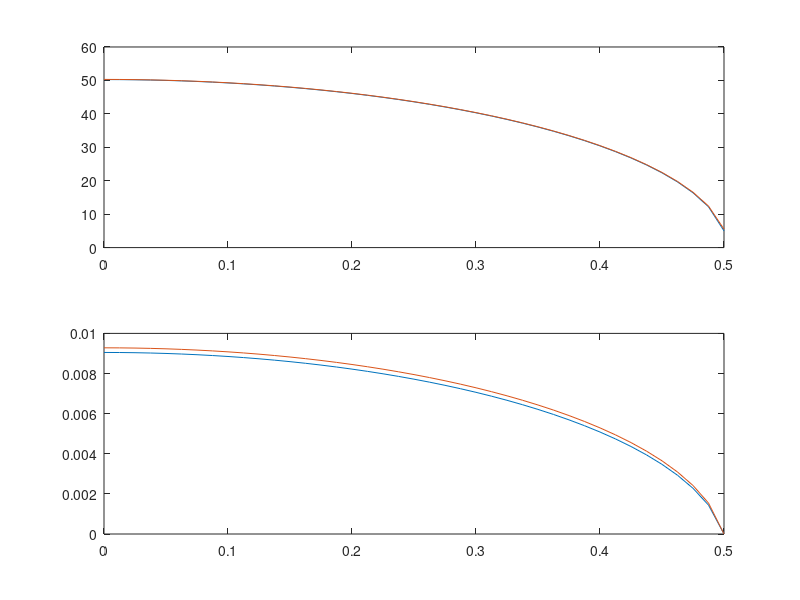

This figure's MATLAB source:
function hc_ss_x_CG_nonlinear
% Solves the heat conduction equation in 1-D x-geometry using CFEM
% without T gap.
% problem definition
% -d/dx (k(T) dT/dx) = q  with k(T)=a/(b+T)+c
% dTdx|_0=0 and -k.dTdx|_L=h(T(L)-T_inf)

% clear the console screen
clc; close all;

% load the data and numerical parameters
pert.a    = 1e-1 *0.;
pert.b    = 1e-1 *0.;
pert.c    = 0;
pert.q    = 1e-1 *0;
pert.bc_L = 1e-1 *0;
pert.bc_R = 1e-1 *1;
[dat,npar] = load_simulation_data(pert);

% solve unperturbed forward problem
npar.adjoint=false;
npar.pert_status = 'unperturbed';
npar.do_analytical=false;
[Tu,Au,qu]=solve_system(npar,dat,1);

% solve perturbed forward problem
npar.adjoint=false;
npar.pert_status = 'perturbed';
[Tp,Ap,qp]=solve_system(npar,dat,Tu);
%
subplot(2,1,1);
plot(npar.xf,Tu,npar.xf,Tp);

% solve unperturbed adjoint problem
npar.adjoint=true; 
npar.pert_status = 'unperturbed';
[phiu,Aau,ru]=solve_system(npar,dat,Tu,Tu);

% solve perturbed adjoint problem
npar.adjoint=true; 
npar.pert_status = 'perturbed';
[phip,Aap,rp]=solve_system(npar,dat,Tu,Tu);
subplot(2,1,2);
plot(npar.xf,phiu,npar.xf,phip);

% QoI summary
J_for_unpert = Tu'*ru;
J_for_pert   = Tp'*ru;
J_adj_unpert = phiu'*qu;
fprintf('-------------QoI------------\n')
fprintf('J forward unperturbed\t%14.8g \n',J_for_unpert);
fprintf('J adjoint unperturbed\t%14.8g \n',J_adj_unpert);

return

% sensitivity
dT = Tp-Tu;
dq = qp-qu; % this is how the bc mods to the rhs get eliminated. need to check. especially for dirichlet !!!
% dA = Ap-Au; caveat: application of bc disappear whend oing this !!!!
dJ_for = dT'*ru;
fprintf('J forward perturbed \t%14.8g \n',J_for_pert);
fprintf('dJ forward \t%14.8g \t%14.8g\n',(J_for_pert-J_for_unpert)/pert.bc_R,dJ_for/pert.bc_R);
% assembly system to compute sitffness matrix with conductivity=dkdp
npar.adjoint=false; 
npar.pert_status = 'delta_p';
[dAdp,~]=assemble_system(npar,dat,Tu);
dJ_adj = phip'*(dq - dAdp*Tu);
fprintf('dJ adjoint \t%14.8g \n',dJ_adj/pert.bc_R);
% dJ_adj = phiu'*(dq - dAdp*Tu);
% fprintf('dJ adjoint \t%14.8g \n',dJ_adj);

phip'*dAdp*Tu



% plot solution
figure(1)
subplot(1,2,1);
plot(npar.xf,Tu,'.-',npar.xf,Tp,'+-')
legend(['Tmp';'Adj']);
subplot(1,2,2);
plot(npar.xf,phiu,'.-',npar.xf,phip,'+-')
legend(['Tmp';'Adj']);

return
end

%%%%%%%%%%%%%%%%%%%%%%%%%%%%%%%%%%%%%

function [T,A,q]=solve_system(npar,dat,T_init,T_for)

%check
if nargin==4 && npar.adjoint==false
    error('Only adjoint calculations require 4 input arguments in solve_system');
end
% initial guess
if nargin==2
    T=100*ones(npar.ndofs,1);
else
    if length(T_init)==1
        T=T_init*ones(npar.ndofs,1);
    else
        T=T_init;
    end
end

% nonlinear solve
for iter=1:npar.max_nl_iter
    % assemble system
    if npar.adjoint
        T_for_assembly=T_for;
    else
        T_for_assembly=T;
    end
    [A,q]=assemble_system(npar,dat,T_for_assembly);
    % save old values
    T_old=T;
    % solve linear system
    T=A\q;
    % relax new solution value, w=1: pick 100% of the new solution
    if npar.adjoint==false
        w=0.2;
        T=(1-w)*T_old+w*T;
    end        
    % compute error
    err=norm(T_old-T);
    % check convergence
    fprintf('Picard=%g, error=%d\n',iter,err);
    if err<npar.nl_tol
        fprintf('Converged\n\n');
        break; % done
    else
        if iter==npar.max_nl_iter
            warning('Exiting Picard without converging to tolerance.  err=%d, tol=%d',err,npar.nl_tol);
        end
    end
end

% plot numerical solution and analytical one
% analytical solution
if npar.do_analytical
    a=dat.conductivity_constants.a;
    b=dat.conductivity_constants.b;
    L=sum(dat.width);
    T_inf=dat.bc_for.rite.C;
    h=dat.hcv;
    q=dat.src_strength;
    T_L=q*L/h+T_inf;
    % expression
    fh_T = @(x) -b+(b+T_L)*exp(q/2/a*(L^2-x.^2));
    figure(1);
    x=linspace(0,L,10000);
    plot(x,fh_T(x),'.-',npar.xf,T,'r+-'); axis tight; title('Temperature');legend(['analytical';'numerical ']);
end


return
end

%%%%%%%%%%%%%%%%%%%%%%%%%%%%%%%%%%%%%

function [A,rhs]=assemble_system(npar,dat,T)

% assemble the matrix, the rhs, apply BC

% shortcuts
porder= npar.porder;
gn    = npar.gn;
nel   = npar.nel;
% ideally, we would analyze the connectivity to determine nnz
nnz=(porder+3)*nel; %this is an upperbound, not exact
% n: linear system size
n=nel*porder+1;
% allocate memory
A=spalloc(n,n,nnz);
rhs=zeros(n,1);

% compute local matrices
% load Gauss Legendre quadrature (GLQ is exact on polynomials of degree up to 2n-1,
% while using only integrand evaluations (n-point quadrature).
% estimate the max poly order (it comes from the mass matrix  when coef. are
% piecewise constant and the material mesh matches the computational mesh
poly_max=2*porder;
[xq,wq] = GLNodeWt(porder+1);
% initialize local matrices/vectors
m=zeros(porder+1,porder+1);
k=m;
f=zeros(porder+1,1);
% store shapeset
[b,dbdx] =feshpln(xq,porder);

% definition of the weak form:
% int_domain (grad u D grad b) - int_bd_domain (b D grad u n) ...
%      = int_domain (b rhs)

% switch between forward and adjoint calculations
if npar.adjoint
    src = dat.asrc;
    bc  = dat.bc_adj;
    kond = dat.k;
else
    bc  = dat.bc_for;
    % what kind of material properties to use
    switch npar.pert_status
        case 'unperturbed'
            kond = dat.k;
            src = dat.fsrc;
        case 'perturbed'
            for i=1:length(dat.k)
                kond{i} = @(T) dat.k{i}(T)    + dat.dka{i}(T)+ dat.dkb{i}(T)+ dat.dkc{i}(T);
                src{i}  = @(x) dat.fsrc{i}(x) + dat.dfsrc{i}(x);
            end
            bc.left.C = bc.left.C + bc.left.dC;
            bc.rite.C = bc.rite.C + bc.rite.dC;
        case 'delta_p'
            for i=1:length(dat.k)
                kond{i} = @(T) dat.dka{i}(T)+ dat.dkb{i}(T)+ dat.dkc{i}(T);
            end
            src = dat.dfsrc;
            bc.left.type =  0; % Neumann
            bc.rite.type =  0;
            bc.left.C =  0;
            bc.rite.C =  0;
    end
end

% loop over elements
for iel=1:npar.nel
    % element extremities
    x0=npar.x(iel);
    x1=npar.x(iel+1);
    % jacobian of the transformation to the ref. element
    Jac=(x1-x0)/2;
    % get x values in the interval
    x=(x1+x0)/2+xq*(x1-x0)/2;
    % get the mat zone ID
    my_zone=npar.iel2zon(iel);
    % evaluate external source at qp
    q=src{my_zone}(x);
    % evaluate previous temperature at qp
    T_qp = b(:,:) * T(gn(iel,:));
    % evaluate
    d=kond{my_zone}(T_qp);
    % compute local matrices + load vector
    for i=1:porder+1
        for j=1:porder+1
            k(i,j) = dot(d.*wq.*dbdx(:,i) , dbdx(:,j)) /Jac;
        end
        f(i) = dot(q.*wq, b(:,i));
    end
    if npar.adjoint && strcmp(npar.pert_status,'perturbed')
        dTdx = dbdx(:,:) * T(gn(iel,:));
        dkdT=dat.dkdT{my_zone}(T_qp);
        for i=1:porder+1
            for j=1:porder+1
                k(i,j) = k(i,j) + dot(dkdT.*dTdx.*wq.*b(:,i) , dbdx(:,j))/Jac;
            end
        end
    end
    % assemble
    A(gn(iel,:),gn(iel,:)) = A(gn(iel,:),gn(iel,:)) + k;
    rhs(gn(iel,:)) = rhs(gn(iel,:)) + f*Jac;
end

% apply natural BC
Dirichlet_nodes=[];
Dirichlet_val=[];
switch bc.left.type
    case 0 % Neumann, int_bd_domain (b D grad u n) is on the RHS
        rhs(1)=rhs(1)+bc.left.C;
    case 1 % Robin
        A(1,1)=A(1,1)+dat.hcv;
        rhs(1)=rhs(1)+dat.hcv*bc.left.C;
    case 2 % Dirichlet
        Dirichlet_nodes=[Dirichlet_nodes 1];
        Dirichlet_val=[Dirichlet_val bc.left.C];
end
switch bc.rite.type
    case 0 % Neumann, int_bd_domain (b D grad u n) is on the RHS
        rhs(n)=rhs(n)+bc.rite.C;
    case 1 % Robin
        A(n,n)=A(n,n)+dat.hcv;
        rhs(n)=rhs(n)+dat.hcv*bc.rite.C;
    case 2 % Dirichlet
        Dirichlet_nodes=[Dirichlet_nodes n];
        Dirichlet_val=[Dirichlet_val bc.rite.C];
end
% apply Dirichlet BC
for i=1:length(Dirichlet_nodes);% loop on the number of constraints
    id=Dirichlet_nodes(i);      % extract the dof of a constraint
    bcval=Dirichlet_val(i);
    rhs=rhs-bcval*A(:,id);  % modify the rhs using constrained value
    A(id,:)=0; % set all the id-th row to zero
    A(:,id)=0; % set all the id-th column to zero (symmetrize A)
    A(id,id)=1;            % set the id-th diagonal to unity
    rhs(id)=bcval;         % put the constrained value in the rhs
end

return
end
%%%%%%%%%%%%%%%%%%%%%%%%%%%%%%%%%%%%%

function [shapefun,dhdx]=feshpln (xv,p)
% computes the finite element basis functions and their first derivatives
% for any order p
% here, we use Lagrangian FE functions

xd=linspace(-1,1,p+1);

shapefun=zeros(length(xv),p+1);
dhdx    =zeros(length(xv),p+1);

% shape function
for i=1:p+1
    num=1.;
    den=1.;
    for j=1:p+1
        if(j~=i)
            num=num.*(xv-xd(j));
            den=den.*(xd(i)-xd(j));
        end
    end
    shapefun(:,i)=num./den;
end

% derivative of the shape function
for i=1:p+1
    sum=0.;
    den=1.;
    for j=1:p+1
        if(j~=i)
            num=1;
            for k=1:p+1
                if((k~=i)&&(k~=j))
                    num=num.*(xv-xd(k));
                end
            end
            sum=sum+num;
            den=den.*(xd(i)-xd(j));
        end
    end
    dhdx(:,i)=sum./den;
end

return
end
%%%%%%%%%%%%%%%%%%%%%%%%%%%%%%%%%%%%%%

function [x,w] = GLNodeWt(n)
% GLNodeWt  Nodes and weights for Gauss-Legendre quadrature of arbitrary order
%           obtained by solving an eigenvalue problem
%
% Synopsis:  [x,w] = GLNodeWt(n)
%
% Input:     n = order of quadrature rule
%
% Output:    x = vector of nodes
%            w = vector of weights

%  Algorithm based on ideas from Golub and Welsch, and Gautschi.  For a
%  condensed presentation see H.R. Schwarz, Numerical Analysis: A
%  Comprehensive Introduction, 1989, Wiley.  Original MATLAB
%  implementation by H.W. Wilson and L.H. Turcotte, Advanced Mathematics
%  and Mechanics Applications Using MATLAB, 2nd ed., 1998, CRC Press

beta   = (1:n-1)./sqrt(4*(1:n-1).^2 - 1);
J      = diag(beta,-1) + diag(beta,1);    % eig(J) needs J in full storage
[V,D]  = eig(J);
[x,ix] = sort(diag(D));  %  nodes are eigenvalues, which are on diagonal of D
w      = 2*V(1,ix)'.^2;  %  V(1,ix)' is column vector of first row of sorted V

return
end
%%%%%%%%%%%%%%%%%%%%%%%%%%%%%%%%%%%%%

function [dat,npar]=load_simulation_data(pert)

% data 
T_inf=5; h=16; L=0.5;

a=2150; b=200;c=1.05*0; d=1;

cond = @(T) a./(d*T+b)+c;
cond = @(T) T;

dat.conductivity_constants.a=a;
dat.conductivity_constants.b=b;
% dat.conductivity_constants.c=c;

q=10000;  sq = @(x) q*(1+0*x);
dat.src_strength=q;

res_funct = @(x) 1/L*(1+0*x);

% load the data structure with info pertaining to the physical problem
dat.k{1}=cond; % W/m-K
% forward calculation source
dat.fsrc{1}=sq; 
% adjoint calculation source
dat.asrc{1}=res_funct; 
% create perturbations. at the input level, pert must contain fractional
% changes. pert.a=-0.1 means that the value of a will be modified by -10%
% k = a/(b+T) + c;
% dk/da = 1/(b+T);
% dk/db = -a/(b+T)^2;
% dk/dc = 1;
for i=1:length(dat.k)
    dat.dka{i}   = @(T) 1./(d*T+b)*pert.a*a;
    dat.dkb{i}   = @(T) -a./((d*T+b).^2)*pert.b*b;
    dat.dkc{i}   = @(T) pert.c*c*(1+0*T);
    dat.dkdT{i}  = @(T) -a./((d*T+b).^2)*d;
    dat.dfsrc{i} = @(x) pert.q*dat.fsrc{i}(x);
end

% dimensions
dat.hcv = h; 
dat.width = L; 
% mesh resolution per region
nel_zone = [ 20 ];

% forward bc
bc.left.type=0; %0=neumann, 1=robin, 2=dirichlet
bc.left.C=0; % (that data is C in: kdu/dn=C // u+k/hcv*du/dn =C // u=C)
bc.rite.type=2;
bc.rite.C=T_inf;
dat.bc_for=bc; 
% create perturbations
dat.bc_for.left.dC = pert.bc_L*dat.bc_for.left.C;
dat.bc_for.rite.dC = pert.bc_R*dat.bc_for.rite.C;
% adjoint bc
bc.left.C=0;
bc.rite.C=0;
dat.bc_adj=bc;
clear bc;

% load the numerical parameters, npar, structure pertaining to numerics
% number of elements
if length(dat.width)~=length(nel_zone)
    error('not the same number of zones in dat.width and nel_zone');
end
if length(dat.k)~=length(nel_zone)
    error('not the same number of zones in dat.k and nel_zone');
end
if length(dat.fsrc)~=length(nel_zone)
    error('not the same number of zones in dat.fsrc and nel_zone');
end
if length(dat.asrc)~=length(nel_zone)
    error('not the same number of zones in dat.asrc and nel_zone');
end
npar.nel = sum(nel_zone);

% domain
tmp_width = [ 0 dat.width];
x=[];
iel2zon=[];
for i_zone=1:length(nel_zone)
    x_zone = linspace(tmp_width(i_zone),tmp_width(i_zone+1),nel_zone(i_zone)+1);
    if isempty(x)
        x = x_zone;
        iel2zon=i_zone*ones(nel_zone(i_zone),1);
    else
        x = [x x_zone(2:end)];
        iel2zon =[ iel2zon; i_zone*ones(nel_zone(i_zone),1)];
    end
end
npar.x=x;
npar.iel2zon=iel2zon;

% polynomial degree
npar.porder=2;
% nbr of dofs per variable
npar.ndofs = npar.porder*npar.nel+1;

% connectivity
gn=zeros(npar.nel,npar.porder+1);
gn(1,:)=linspace(1,npar.porder+1,npar.porder+1);
for iel=2:npar.nel
    gn(iel,:)=[gn(iel-1,end) , gn(iel-1,2:end)+npar.porder ];
end
npar.gn=gn; clear gn;

% create x values for plotting FEM solution
npar.xf=zeros(npar.nel*npar.porder+1,1);
for iel=1:npar.nel
    ibeg = (iel-1)*npar.porder+1;
    iend = (iel  )*npar.porder+1;
    npar.xf(ibeg:iend)=linspace(npar.x(iel),npar.x(iel+1),npar.porder+1) ;
end

npar.max_nl_iter=300;
npar.nl_tol=1e-6;

return
end
